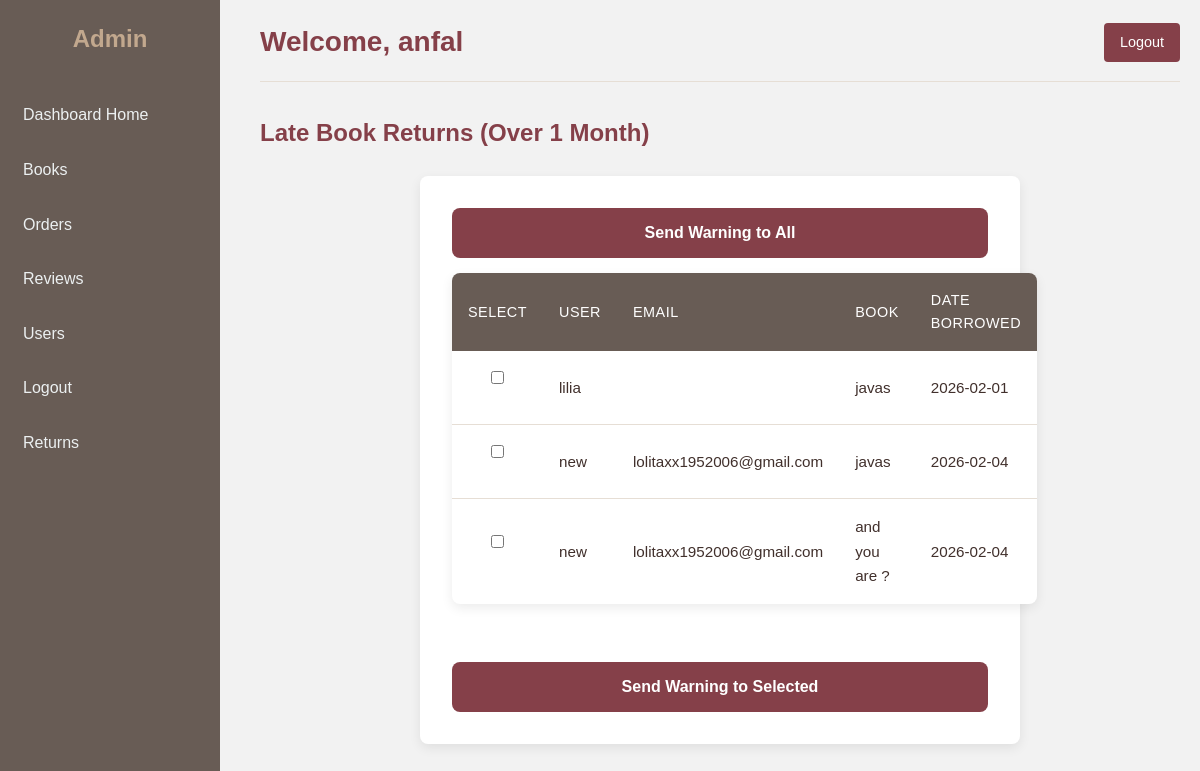
Screenshot of /dashboard/returns/ (signed in) with the database file from the repository.
### library_app/models.py (models this page shows, shortened)
class Book(models.Model):
    title = models.CharField(max_length=200)
    author = models.CharField(max_length=150)
    publication_date = models.DateField(blank=True, null=True)
    quantity = models.PositiveIntegerField(default=0)
    genres = models.ManyToManyField(Genre, related_name="books")
    reviews = models.DecimalField(max_digits=2, decimal_places=1, blank=True, null=True)
    description = models.TextField(blank=True, null=True)
    image = models.ImageField(upload_to="books/", blank=True, null=True)

class Order(models.Model):
    STATUS_CHOICES = (
        ('waiting', 'Waiting for Admin'),
        ('accepted', 'Accepted'),
        ('returned', 'Returned'),
        ('refused', 'Refused'),
    )
    user = models.ForeignKey(User, on_delete=models.CASCADE)
    book = models.ForeignKey(Book, on_delete=models.CASCADE)
    quantity = models.PositiveIntegerField(default=1)
    date_rent = models.DateTimeField(auto_now_add=True)
    date_return = models.DateTimeField(blank=True, null=True)
    status = models.CharField(max_length=10, choices=STATUS_CHOICES, default='waiting')

### library_app/views.py (the view, shortened to what this page needs)
# urls.py: path('dashboard/returns/', views.admin_returns_view, name='admin_returns'),
@staff_member_required
def admin_returns_view(request):
    factory = APIRequestFactory()
    api_get = factory.get('/api/admin/late-returns/')
    api_get.user = request.user
    late_orders = admin_late_returns(api_get).data
    return render(request, 'library_app/admin_returns.html', {
    'late_orders': late_orders
    })

### library_app/api/admin.py (called while the page is built)
@api_view(['GET'])
@permission_classes([IsAdminUser])
def admin_late_returns(request):
    one_month_ago = timezone.now() - timedelta(minutes=5)
    orders = Order.objects.filter(
        status__in=['accepted', 'waiting'],
        date_rent__lte=one_month_ago
    ).select_related('user', 'book')
    return Response([
        {
            "id": o.id,
            "username": o.user.username,
            "email": o.user.email,
            "book": o.book.title,
            "date_rent": o.date_rent,
        }
        for o in orders
    ])

### library_app/templates/library_app/admin_returns.html (shortened to what this page needs)
{% extends 'library_app/base_admin.html' %}
{% block content %}
<h2 style="color:#854049;">Late Book Returns (Over 1 Month)</h2>
<form method="post">
    <button type="submit" name="select_all" value="1">
        Send Warning to All
    </button>
    <table style="width:100%; background:white; margin-top:15px;">
        <thead>
            <tr>
                <th>Select</th>
                <th>User</th>
                <th>Email</th>
                <th>Book</th>
                <th>Date Borrowed</th>
            </tr>
        </thead>
        <tbody>
            {% for o in late_orders %}
            <tr>
                <td>
                    <input type="checkbox" name="order_ids" value="{{ o.id }}">
                </td>
                <td>{{ o.username }}</td>
                <td>{{ o.email }}</td>
                <td>{{ o.book }}</td>
                <td>{{ o.date_rent|date:"Y-m-d" }}</td>
            </tr>
            {% empty %}
            <tr>
                <td colspan="5">No late returns 🎉</td>
            </tr>
            {% endfor %}
        </tbody>
    </table>
    <br>
    <button type="submit">
        Send Warning to Selected
    </button>
</form>
{% endblock %}

### library_app/templates/library_app/base_admin.html (shortened to what this page needs)
{% load static %}
<!DOCTYPE html>
<html lang="en">
<head>
    <link rel="stylesheet" href="{% static 'css/admin.css' %}">
    <link rel="stylesheet" href="https://cdnjs.cloudflare.com/ajax/libs/font-awesome/6.4.0/css/all.min.css">
</head>
<body>
<div class="sidebar">
    <h2 style="text-align:center; color: #C2A88E;">Admin</h2>
    <a href="{% url 'admin_home' %}">Dashboard Home</a>
    <a href="{% url 'admin_books' %}">Books</a>
    <a href="{% url 'admin_orders' %}">Orders</a>
    <a href="{% url 'admin_reviews' %}">Reviews</a>
    <a href="{% url 'admin_users' %}">Users</a>
    <a href="{% url 'logout' %}">Logout</a>
    <a href="{% url 'admin_returns' %}">Returns</a>
</div>
<div class="main-content">
    <div class="header">
        <h1>Welcome, {{ request.user.first_name|default:request.user.username }}</h1>
        <a href="{% url 'logout' %}" class="logout-btn">Logout</a>
    </div>
    {% block content %}{% endblock %}
</div>
</body>
</html>

### library_app/static/CSS/admin.css (style rules this page uses)
:root { --admin-primary: #854049; --admin-primary-dark: #41302C; --admin-secondary: #685C55; --admin-accent: #C2A88E; --admin-light: #f7f4ef; --admin-lighter: #e6ded5; --admin-white: #ffffff; --admin-text: #41302C; --admin-text-light: #685C55; --admin-shadow: 0 4px 12px rgba(0,0,0,0.08); --admin-radius: 8px; }
* { margin: 0; padding: 0; box-sizing: border-box; }
body { font-family: 'Poppins', sans-serif; background-color: var(--admin-light); color: var(--admin-text); line-height: 1.6; }
.sidebar { width: 220px; background-color: var(--admin-secondary); height: 100vh; position: fixed; padding-top: 20px; color: var(--admin-white); }
.sidebar h2 { text-align: center; color: var(--admin-accent); margin-bottom: 2rem; padding: 0 1rem; }
.sidebar a { display: block; padding: 12px 20px; color: var(--admin-white); text-decoration: none; margin-bottom: 5px; border-radius: 4px; transition: all 0.3s ease; border-left: 3px solid transparent; }
.main-content { margin-left: 240px; padding: 20px; min-height: 100vh; }
.header { display: flex; justify-content: space-between; align-items: center; margin-bottom: 2rem; padding-bottom: 1rem; border-bottom: 1px solid var(--admin-lighter); }
.header h1 { margin: 0; color: var(--admin-primary); font-size: 1.75rem; }
.logout-btn { text-decoration: none; color: var(--admin-white); background-color: var(--admin-primary); padding: 8px 16px; border-radius: var(--admin-radius); font-size: 0.9rem; font-weight: 500; transition: all 0.3s ease; display: inline-flex; align-items: center; gap: 0.5rem; }
h2 { color: var(--admin-primary); margin-bottom: 1.5rem; font-size: 1.5rem; }
table { width: 100%; border-collapse: collapse; background: var(--admin-white); border-radius: var(--admin-radius); overflow: hidden; box-shadow: var(--admin-shadow); margin-bottom: 2rem; }
table th { background: var(--admin-secondary); color: var(--admin-white); padding: 1rem; text-align: left; font-weight: 500; font-size: 0.9rem; text-transform: uppercase; letter-spacing: 0.5px; }
table td { padding: 1rem; border-bottom: 1px solid var(--admin-lighter); font-size: 0.95rem; }
table tr:last-child td { border-bottom: none; }
form[method="POST"]:not(.table-form) { background: var(--admin-white); padding: 2rem; border-radius: var(--admin-radius); box-shadow: var(--admin-shadow); max-width: 600px; margin: 0 auto; }
form[method="POST"] input, form[method="POST"] textarea, form[method="POST"] select { width: 100%; padding: 0.875rem 1rem; margin-bottom: 1.5rem; border: 1px solid var(--admin-accent); border-radius: var(--admin-radius); background: var(--admin-light); color: var(--admin-text); font-size: 0.95rem; transition: all 0.3s ease; }
form[method="POST"] button[type="submit"] { width: 100%; padding: 1rem; background: var(--admin-primary); color: var(--admin-white); border: none; border-radius: var(--admin-radius); font-size: 1rem; font-weight: 600; cursor: pointer; transition: all 0.3s ease; }

### library_app/templates/library_app/base_admin.html (style rules this page uses)
body { font-family: Arial, sans-serif; background-color: #f2f2f2; margin: 0; }
.sidebar { width: 220px; background-color: #685C55; height: 100vh; position: fixed; padding-top: 20px; color: #ecf0f1; }
.sidebar a { display: block; padding: 12px 20px; color: #ecf0f1; text-decoration: none; margin-bottom: 5px; border-radius: 4px; }
.main-content { margin-left: 240px; padding: 20px; }
.header { display: flex; justify-content: space-between; align-items: center; }
.header h1 { margin: 0; color: #854049; }
.logout-btn { text-decoration: none; color: white; background-color: #854049; padding: 8px 16px; border-radius: 4px; }

### rows the page displays
Book: book "javas" "javas"
Order: date_rent "2026-02-01"
Order: date_rent "2026-02-04"
Book: book "and you are ?"
Order: date_rent "2026-02-04"

### other values shown
{{ request.user.first_name|default:request.user.username }} "anfal"
{{ o.username }} "lilia" "new" "new"
{{ o.email }} "lolitaxx1952006@gmail.com" "lolitaxx1952006@gmail.com"
